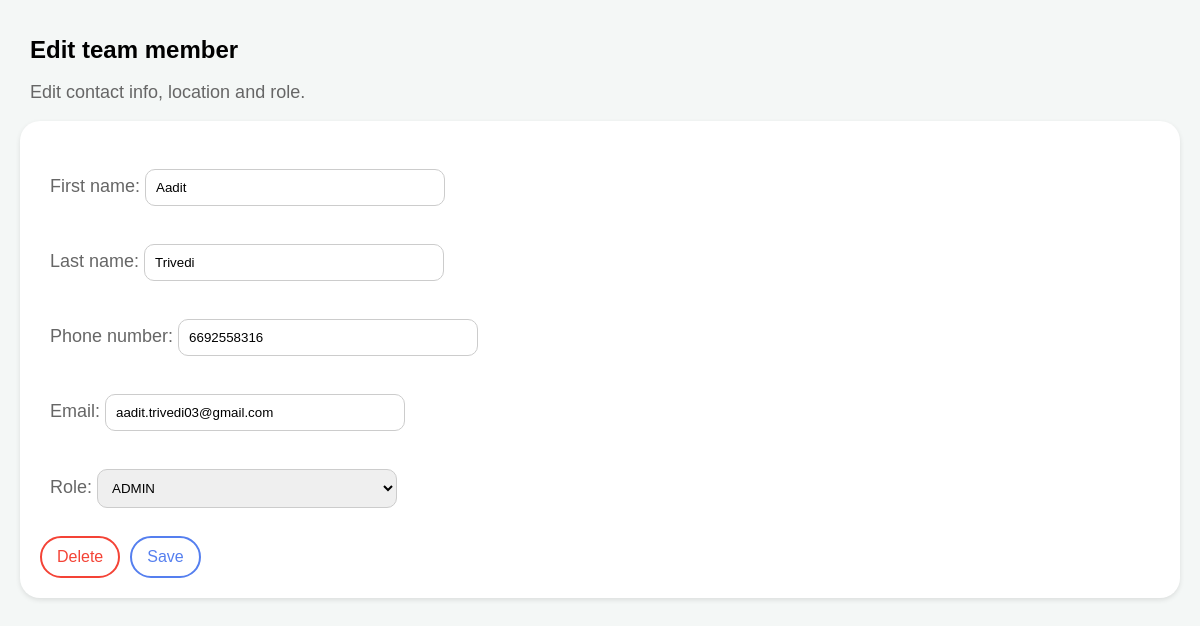
/update_teammember/12, run on the app's committed database.
### app/models.py (models this page shows, shortened)
class TeamMember(models.Model):
    first_name = models.CharField(max_length=100)
    last_name = models.CharField(max_length=100)
    phone_number = models.IntegerField(unique=True)
    email = models.EmailField(max_length=100, unique=True)
    role = models.CharField(max_length=10, choices=ROLE.choices(), default=ROLE.REGULAR.value)
    created_at = models.DateTimeField(auto_now_add=True)
    updated_at = models.DateTimeField(auto_now=True)

### app/views.py (the view)
# urls.py: path("update_teammember/<int:id>", views.update_teammember, name="update_teammember"),
def update_teammember(request, id):
    teammember = TeamMember.objects.get(id=id)
    if request.method == 'POST':
        if 'action' in request.POST and request.POST['action'] == 'delete':
            teammember.delete()
            return redirect('teammembers')
        else:
            form = UpdateTeamMemberForm(request.POST, instance=teammember)
            if form.is_valid():
                form.save()
                return redirect('teammembers')
            else:
                return HttpResponse("Invalid form data")
    else:
        form = UpdateTeamMemberForm(instance=teammember)
    return render(
        request, 'update_teammember.html',
        {
            'form': form,
            'teammember': teammember
        }
    )

### app/forms.py
class UpdateTeamMemberForm(forms.ModelForm):
    class Meta:
        model = TeamMember
        fields = ['first_name', 'last_name', 'phone_number', 'email', 'role']

### app/templates/update_teammember.html (shortened to what this page needs)
{% load static %}
<!DOCTYPE html>
<html>
    <head>
        <link rel="stylesheet" type="text/css" href="{% static 'styles.css' %}">
    </head>
    <body>
        <h1>Edit team member</h1>
        <p>Edit contact info, location and role.</p>
        <form method="post">
            {{ form.as_p }}
            <div class="button-container">
                <button type="submit" name="action" value="delete">Delete</button>
                <button type="submit" name="action" value="save">Save</button>
            </div>
        </form>
    </body>
</html>

### app/static/styles.css (style rules this page uses)
body { font-family: 'Arial', sans-serif; background-color: #f4f7f6; margin: 0; padding: 20px; }
h1 { font-size: 24px; padding-left: 10px; }
p { color: #666; font-size: 18px; padding-left: 10px; }
button { background-color: #557FEF; border: none; color: white; padding: 10px 15px; text-align: center; text-decoration: none; display: inline-block; font-size: 16px; border-radius: 25px; cursor: pointer; }
form { background-color: #fff; padding: 20px; border-radius: 20px; box-shadow: 0 2px 5px rgba(0,0,0,0.1); }
input[type="text"], input[type="email"], input[type="number"], select { width: calc(80% - 20px); max-width: 300px; padding: 10px; margin: 10px 0; display: inline-block; border: 1px solid #ccc; border-radius: 10px; box-sizing: border-box; }
button { background-color: white; border: 2px solid #557FEF; color: #557FEF; padding: 10px 15px; text-align: center; text-decoration: none; display: inline-block; font-size: 16px; border-radius: 25px; cursor: pointer; }
.button-container button[name="action"][value="delete"] { background-color: white; border: 2px solid #f44336; border-color: #f44336; color: #f44336; padding: 10px 15px; text-align: center; text-decoration: none; display: inline-block; font-size: 16px; border-radius: 25px; cursor: pointer; }

### app/templates/update_teammember.html (style rules this page uses)
.button-container { display: flex; justify-content: start; gap: 10px; }

### data on the page
TeamMember: first_name "Aadit", last_name "Trivedi", phone_number "6692558316", email "aadit.trivedi03@gmail.com", role "ADMIN"
